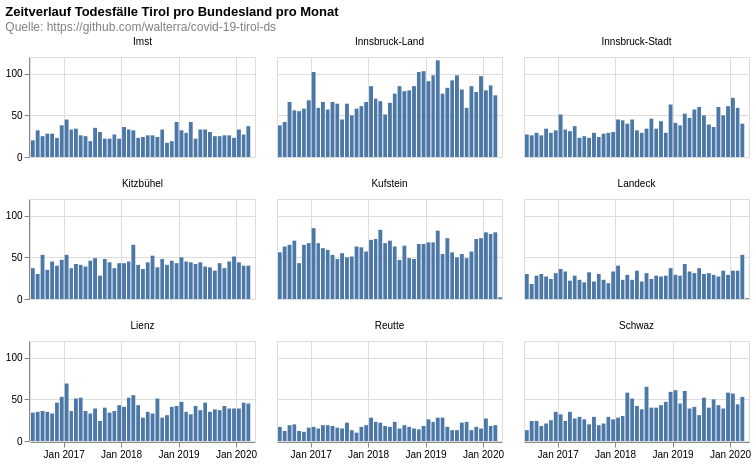

Vega-Lite specification stored for this chart:
### Vega-Lite specification from a JSON file in a GitHub repository (floating-point values rounded to 4 significant figures; data arrays with more than 128 entries replaced by an {"elided": "..."} marker saying what was removed)
{"config": {"view": {"continuousWidth": 400, "continuousHeight": 300}}, "data": {"name": "data-e40bc564a43264039e2ff828f102eebe"}, "facet": {"type": "nominal", "field": "district", "title": null}, "spec": {"mark": "bar", "encoding": {"tooltip": [{"type": "temporal", "field": "date", "timeUnit": "yearmonth"}, {"type": "quantitative", "aggregate": "sum", "field": "count"}], "x": {"type": "temporal", "field": "date", "timeUnit": "yearmonth", "title": null}, "y": {"type": "quantitative", "aggregate": "sum", "field": "count", "title": null}}, "height": 100, "width": 225}, "columns": 3, "title": {"text": ["Zeitverlauf Todesfälle Tirol pro Bundesland pro Monat"], "subtitle": ["Quelle: https://github.com/walterra/covid-19-tirol-ds"], "color": "black", "subtitleColor": "gray"}, "$schema": "https://vega.github.io/schema/vega-lite/v4.0.2.json", "datasets": {"data-e40bc564a43264039e2ff828f102eebe": {"elided": "8867 records"}}}
